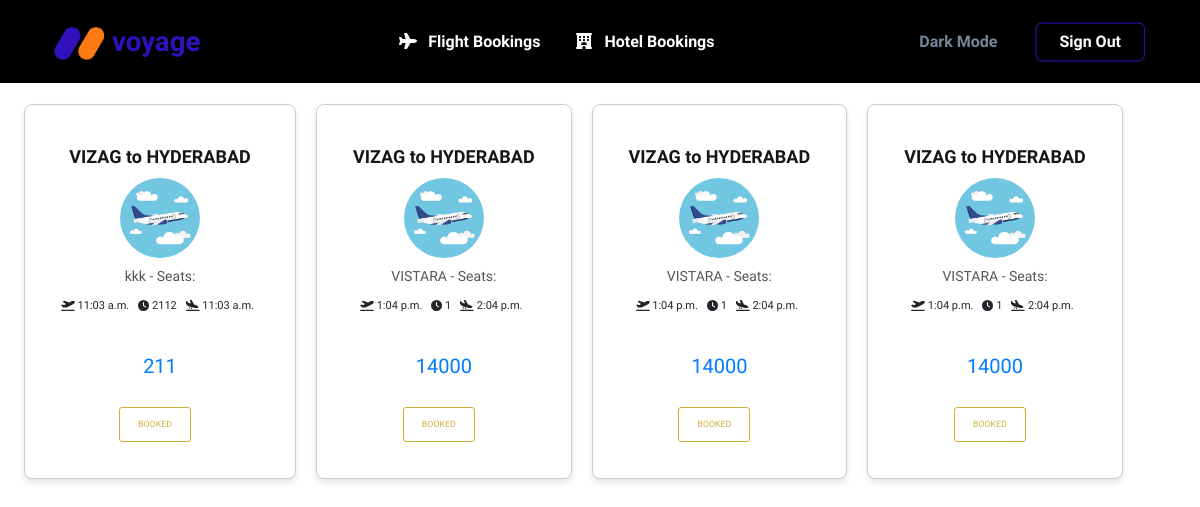
Screenshot of /bookedflights/ (signed in) with the database file from the repository.
### home/models.py (models this page shows, shortened)
class BookFlight(models.Model):
    username_id = models.EmailField(max_length=500)
    flight_num = models.CharField(max_length=10)
    date = models.DateField()
    seat = models.IntegerField(default=1)
    source = models.CharField(max_length=200)
    destination = models.CharField(max_length=200)
    flight_name = models.CharField(max_length=200)
    eprice = models.IntegerField(null=True)
    dept_time = models.TimeField(auto_now=False, auto_now_add=False)
    dest_time = models.TimeField(auto_now=False, auto_now_add=False)
    journey_time = models.IntegerField(null=True)
    company = models.CharField(max_length=15, default=" ")
    lat = models.FloatField(null=True)
    lon = models.FloatField(null=True)

### home/views.py (the view)
# urls.py: path("bookedflights/", views.Bookedflights, name="bookedflights"),
@login_required
def Bookedflights(request):
    user = request.user
    flights = BookFlight.objects.all().filter(username_id=user)
    response = {"Flights": flights, "Page": "Booked Flights"}
    return render(request, "home/flights.html", response)

### templates/home/flights.html (shortened to what this page needs)
{% extends 'base.html' %}
{% load static %}
{% block css %}
<link href="{% static 'assets/css/flights.css' %}" rel="stylesheet" />
{% endblock %}
{% block content %}
<section class="mt-7 py-0">
  <main>
    <div class="fcontainer card-container">
      <section class="rooms-section">
        <div class="frow center-lg">
          {% for flight in Flights %}
          <div class="rooms fcol fcol-4 card">
            <div class="card-body">
              <div class="card-graphic">
                <img src="{% static 'assets\img\cc33e6304b84c490b8c5192fdbb6e29d.jpg' %}">
              </div>
              <h3 class="flight-info">
                {{ flight.flight_name }} - Seats: {{ flight.seats }}
              </h3>
              <h3 class="room-title">{{ flight.source }} to {{ flight.destination }}</h3>
              <div class="details-fcontainer">
                <p class="list-text">
                  <i class="fas fa-plane-departure"></i>  {{ flight.dept_time }}
                </p>
                <p class="list-text">
                  <i class="fas fa-clock"></i>  {{ flight.journey_time }}
                </p>
                <p class="list-text">
                  <i class="fas fa-plane-arrival"></i> {{ flight.dest_time }}
                </p>
              </div>
              <p class="amount-text">{{ flight.eprice }}</p>
              <div class="buttons-fcontainer">
                <form action="{% url 'app:bookflight' %}" method="post">
                  {% if Page == 'Flights' %}
                  <button class="fbtn fbtn-ghost">Book Now</button>
                  {% else %}
                  <button class="fbtn fbtn-ghost" disabled>Booked</button>
                  {% endif %}
                </form>
              </div>
            </div>
          </div>
          {% endfor %}
        </div>
      </section>
    </div>
  </main>
</section>
{% endblock %}

### static/assets/css/flights.css (style rules this page uses)
.fcontainer { max-width: 1230px; margin: 0 auto; padding: 1.5rem; }
.frow { display: flex; flex-wrap: wrap; }
.center-lg { justify-content: center; }
.list-text { display: inline-block; font-size: 69%; }
.fbtn { border-radius: 3px; border: 1px solid #D4AF37; text-transform: uppercase; font-size: 55%; padding: 10px 18px; font-weight: 400; text-decoration: none; transition: all 0.3s; margin-right: 10px; }
.fbtn-ghost { color: #D4AF37; background-color: #fff; }
.rooms-section { padding: 0 0 40px; }
.room-title { font-size: 90%; font-weight: 600; margin: 15px 0 12px; }
.details-fcontainer { display: inline-block; }
.details-fcontainer p { margin-right: 5px; }
.amount-text { font-size: 85%; margin-top: 15px; font-weight: 500; }
.buttons-fcontainer { margin-top: 20px; }
.card-body { display: flex; flex-direction: column; align-items: center; text-align: center; }
.room-title { font-size: 90%; font-weight: 600; margin: 1px 0 12px; order: -1; }

### templates/base.html (style rules this page uses)
:root { --text-color-light: #2D033B; --bg-color-light: #DFCCFB; --text-color-dark: #DFCCFB; --bg-color-dark: #440065; }
body { color: var(--text-color-light) !important; background-color: #fff; }

### templates/home/flights.html (style rules this page uses)
.card-container { display: flex; overflow-x: auto; }
.card { flex: 0 0 auto; margin-right: 20px; padding: 20px; border: 1px solid #ccc; border-radius: 8px; box-shadow: 0 4px 6px rgba(0, 0, 0, 0.1); background-color: #fff; transition: transform 0.3s ease-in-out; }
.card-body { display: flex; align-items: center; flex-direction: column; text-align: center; }
.card-graphic { flex: 0 0 auto; margin-bottom: 10px; width: 80px; height: 80px; border-radius: 50%; overflow: hidden; }
.card-graphic img { width: 100%; height: 100%; object-fit: cover; }
.flight-info { font-size: 14px; font-weight: 500; color: #555; }
.room-title { margin: 5px 0 10px; font-size: 18px; }
.details-fcontainer { margin-bottom: 10px; }
.amount-text { margin-top: 10px; font-size: 20px; color: #007bff; }
.buttons-fcontainer { margin-top: 10px; }

### rows the page displays
BookFlight: flight_name "kkk", source "VIZAG", destination "HYDERABAD", dept_time "11:03 a.m.", journey_time "2112", dest_time "11:03 a.m.", eprice "211"
BookFlight: flight_name "VISTARA", source "VIZAG", destination "HYDERABAD", dept_time "1:04 p.m.", journey_time "1", dest_time "2:04 p.m.", eprice "14000"
BookFlight: flight_name "VISTARA", source "VIZAG", destination "HYDERABAD", dept_time "1:04 p.m.", journey_time "1", dest_time "2:04 p.m.", eprice "14000"
BookFlight: flight_name "VISTARA", source "VIZAG", destination "HYDERABAD", dept_time "1:04 p.m.", journey_time "1", dest_time "2:04 p.m.", eprice "14000"
